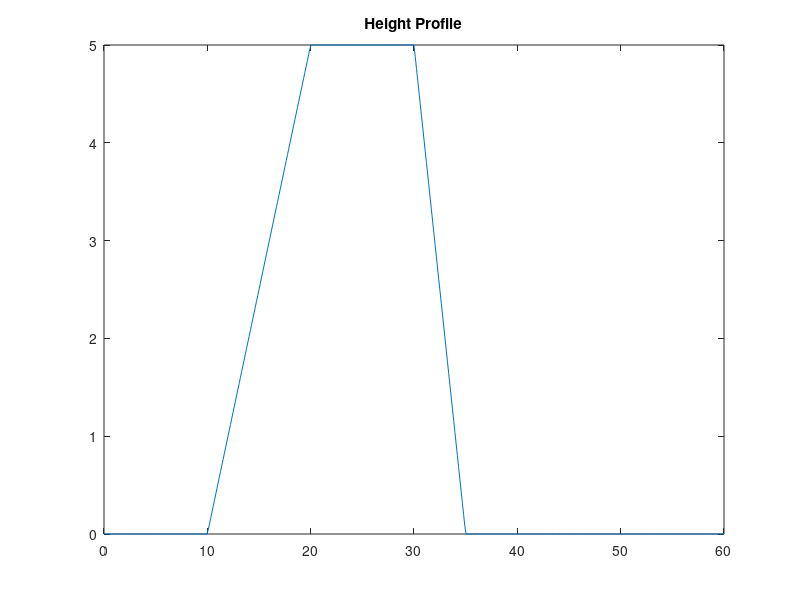
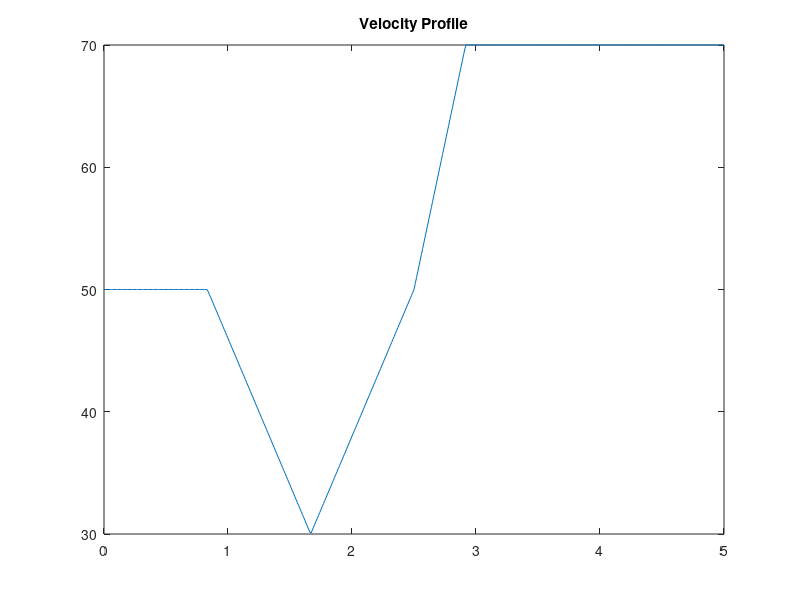

Reproduce these figures in MATLAB, in order. (Note: this script raises an error after producing the figures.)
%% Developing an Optimal Controller for Energy Minimization of an Electric Car
% *ME231A/EE220B Fall 2017 Final Project*
% 
% *_AUTHORS_* 
% 
% _Paaras Agrawal, Ehsan Arasteh, Thomas Chengattu, Chahal Neema, and Jared O'Leary_ 
% 
% Abstract-Designing energy-efficient optimal controllers for
% vehicle control is an essential step towards achieving a ubiquitous,
% environmentally-friendly autonomous transportation model.
% This study explores the design and implementation of optimal
% control strategies that minimize the energy used by an electric
% car traversing a pre-established roadway. The explored control
% strategies dictate the vehicle's output driving force as a function
% of its position on the chosen roadway through the minimization
% of a highly non-linear cost function that is representative of total
% energy use. The cost function is formulated subject to speed
% constraints (due to road speed limits), power limitations (due to
% physical limitations in the motor) and non-linear system dynamics
% that describe the vehicle's speed as a function of driving force
% and road position. The study investigates the efficacy of several
% control strategies based on Dynamic Programming (DP) and
% Model Predictive Control (MPC) approaches and compares the
% respective results. This study finally analyzes the feasibility and
% pragmatism of implementing the above control approaches in
% various real-world scenarios. A github repo of the code we used can be found 
% <https://github.com/tchengat/ControllerProject-DPvs.MPC here.> 
% A summary video has been recorded on 
% <https://youtu.be/1-oKZB9Uyjo youtube>
%% Purpose of Documentation
% The following documentation is used to highlight the MATLAB methods used
% for the Final Project Case study. The results and findings of the report
% are highlighted in a seperate report. Therefore the contents of this report 
% is to purely show the sequence of code used during our project. 
clear;clc;close all;
%% Intution For the Problem.
% When cars typically go up hills, they tend to slow down, as the force of
% gravity increasingly becomes a problem. The opposite happes as it rolls 
% down a hill. We started with this intuitive understanding and modeled 
% what our velocity profiles may look like when faced with height variations. 

dt = 0.01;
T_final = 5;
T0 = 0;
t = T0:dt:T_final;
X = linspace(0,60,numel(t));
Y = zeros(numel(t),1);
theta = size(numel(X),1); % Slope

for i=1:numel(X)
    if 0<=X(i) && X(i)<=10
        Y(i) = 0;
        theta(i) = 0;
        V(i) = 50;
    elseif 10<=X(i) && X(i)<=20
        Y(i) = 0.5*(X(i)-10);
        theta(i) = atan(0.5);
        V(i) = -2*(X(i)-10)+50;
    elseif 20<=X(i) && X(i)<=30
        Y(i) = 5;
        theta(i) = 0;
        V(i) = 2*(X(i)-20)+30;
    elseif 30<=X(i) && X(i)<=35
        Y(i) = -(X(i)-30)+5;
        theta(i) = atan(-1);
        V(i) = 4*(X(i)-30)+50;
    else
        Y(i) = 0;
        theta(i) = 0;
        V(i) = 70;
    end
end

L = 60; % Length of the road
V_mean = L/(T_final-T0);

figure (1)
plot(X,Y)
title('Height Profile')

figure (2)
plot(t,V)
title('Velocity Profile')
%%
% We developed our initial models based on this intuitive understanding. 
% Using dynamics equations, we proceeded to create the equations which
% would be used in our study. Much of these models were developed using the
% midterm examinations found in our class, and credit is soley due to our
% professor Francesco Borrelli.
%
% The following figure shows a free-body diagram that explains the major 
% forces acting on our vehicle. The vehicle is subject to some dissipative
% aerodynamic force Fair, rolling resistance Froll, resistance due to the
% horizontal component of gravity Fg-x and would be propelled forward by 
% the electric motor, providing a force, Fdrive.
% 
% <<pic1.png>> 
%
% In order to minimize the amount of energy consumed by our car as it 
% traverses across a roadway, we must minimize the Fdrive of the vehicle. 
% We defined a cost function as follows that reflects this desire to 
% minimize energy:
%% Creating a Representative Model for Route Planning
% The path was created using an online path creator
% 
% <include>newMap.m</include>
%
% Using this path, the profile for our function was created. 	
% 
% <include>gpxtoPandSlope.m</include>
% 
% <<pic2.png>> 
%
%% Developing a DP Controller Model
% The DP approach involves discretizing the state (i.e., speed, v), input
% (i.e., driving force Fdrive), and position spaces to generate a look-up 
% table that correlates the measured speed at a given position to the 
% optimal input. This approach should produce not only the best solution, 
% but rather all the solutions possible.
% 
% * *1. Define Parameters*
%

tic 
load NewAshbytoBerk
g = 9.8;                            % Gravitational acceleration in m/s^2
M = 2000;                           % Mass of car in kg
A = 200;                            % Rolling resistance coeffcient in N
B = 5.5;                            % Drivetrain losses in Ns/m
C = 0.39;                           % Aerodynamic drag coeffcient in N(s^2)/(m^2) 
umax = 880;                         % Max input force in N 
umin = -880;                        % Minimum input force (think of this as 'max' breaking, thus negative acceleration and subsequently force) in N; 
minspeed = 3;                       % Minimum velocity of car in m/s (~10 km/h); 
maxspeed = 30;                      % Maximum velocity of car in m/s (~100 km/h); 
R=0.4;                              % Radius of wheel in m
gr=6;                               % Gear ratio  
n=4;                                % Number of motors
delta_F= 1*gr/R*n;                  % Grid distance force
delta_v= 10*R/gr*2*(pi/60);         % Grid distance velocity
Fgrid= delta_F:delta_F:88*delta_F;
vgrid= delta_v:delta_v:1000*delta_v;
E_grid=load('Motor_data.mat'); 
E_grid = E_grid.Motor_data;
j = 2; 
 
for i=1:size(E_grid,2)-1
    if i == 1; 
    NewEGrid(:,i) = E_grid(:,i); 
    end
    if rem(i,10) == 0
    Store = E_grid(:,i); 
    NewEGrid(:,j)=Store; 
    j = j+1; 
    end 
end    
E_grid = NewEGrid; 
%}
%%%
% % Run the following when including with Efficiency
%E_grid = [flipud(E_grid);E_grid(88,:);E_grid];
%Fgrid = [fliplr(Fgrid),0,-Fgrid];
%%%
% 
% * *2. Grid states and inputs*
%

vpoints = 40;  
v_sampled = linspace(minspeed,maxspeed,vpoints); % Grid from minspeed to maxspeed
upoints = 30; 
u_sampled = linspace(umin,umax,upoints);         % Grid from minimum to max force
%}
%%%
% 
% * *3. Grid position*
%

track_length = profile(end,1);                  % in meters
dp = 10;                                        % Sampling in space
p_sampled = 0:dp:track_length;                  % Sampled train position
N_p = length(p_sampled);
%}
%%%
% 
% * *4. Create Arrays to save cost and inputs*
%

Jsave = cell(N_p,1); 
USave = cell(N_p,1); 
Jtogo = cell(N_p+1,1); 
Uopt = cell(N_p,1);
%}
%%%
% 
% * *5. Define anononymous functions*
%

computeVNext = @(v,u,p) v+dp/(v*M)*(-A-B*v-C*v^2-M*g*slope(p,profile)+u); 
efficiency = @(u,v) interpn(Fgrid,vgrid,E_grid,u,v); 
Jstage = @(u,v) (((u+abs(u))/2)+(abs(u)-u))*dp
Jtogo{end} = @(x) x*0;
%%%
% Run the following when including with Efficiency

% Jstage = @(u,v) (((u+abs(u))/2)+(abs(u)-u))*dp/efficiency(u,v);  
% Jstage = @(u,v) abs(u)*dp/efficiency(u,v);
% Jstage = @(u,v) u*dp/efficiency(abs(u),v);  
%}
%%%
% 
% * *6. Dynamic Programming*
% 

for pIndex = N_p:-1:1
    J = nan(vpoints,1); 
    UGR = nan(vpoints,1); 
    for i = 1:vpoints 
            vt = v_sampled(i) ;     
            Jbest = inf; 
            Ubest = nan;
        for j=u_sampled 
            ut = j; 
            vnext = computeVNext(vt,ut,pIndex); 
            if vnext<minspeed || vnext>maxspeed
                continue; 
            end 
                 
            Jt = Jstage(ut,vt)+Jtogo{pIndex+1}(vnext); 
            
            if isnan(Jt)
                continue; 
            end 
            if Jt < Jbest 
                Jbest = Jt; 
                Ubest = ut; 
            end 
        end 
        J(i) = Jbest; 
        UGR(i) = Ubest; 
    end
    Jsave{pIndex} = J; 
    USave{pIndex} = UGR; 
    Jtogo{pIndex} = @(v) interpn(v_sampled,J,v,'linear'); 
    UOpt{pIndex} = @(v) interpn(v_sampled,UGR,v,'linear'); 
end
save('NegSlope20BrakingSmallMotorAshtoBerk.mat')
%}
%% 
%%%
% 
% * *7. Plotting*
% 
load('NegSlope20BrakingSmallMotorAshtoBerk.mat')
V0=10;

VSim = zeros(1,N_p+1); 
VSim(:,1) = V0; 
USim = zeros(1,N_p); 
JSim = zeros(1,N_p); 
sl = zeros(1,N_p); 

for t = 1:N_p-1
    USim(:,t) = UOpt{t}(VSim(:,t)); 
    if any(isnan(USim(:,t)))
        disp('infeasible')
    break; 
    end 
    VSim(:,t+1) = computeVNext(VSim(:,t),USim(:,t),p_sampled(t)); 
    JSim(t) = Jstage(USim(:,t),VSim(:,t)); 
    sl(t)=slope(p_sampled(t),profile);
end 

figure (5)
subplot(3,1,1)
plot(p_sampled,VSim(1:end-1))
xlabel('Distance (m)')
ylabel('Speed (m/s)')
title('Velocity Trace')
hold on
subplot(3,1,2)
plot(p_sampled,USim); 
xlabel('Distance (m)')
ylabel('Drive Force (kN)')
title('Optimal Input')
hold on
subplot(3,1,3)
plot(p_sampled,sl)
xlabel('Distance (m)')
ylabel('Slope Change')
title('Road Grade') 
hold on
%%%
% Loading the Efficiency Data
load('NegSlope20BrakingSmallMotorAshtoBerkEff.mat')
V0=10;
VSim = zeros(1,N_p+1); 
VSim(:,1) = V0; 
USim = zeros(1,N_p); 
JSim = zeros(1,N_p); 
sl = zeros(1,N_p); 

for t = 1:N_p-1
    USim(:,t) = UOpt{t}(VSim(:,t)); 
    if any(isnan(USim(:,t)))
        disp('infeasible')
    break; 
    end 
    VSim(:,t+1) = computeVNext(VSim(:,t),USim(:,t),p_sampled(t)); 
    JSim(t) = Jstage(USim(:,t),VSim(:,t)); 
    sl(t)=slope(p_sampled(t),profile);
end 
JSum = sum(JSim);
subplot(3,1,1)
plot(p_sampled,VSim(1:end-1))
xlabel('Distance (m)')
ylabel('Speed (m/s)')
title('Velocity Trace')
legend ('Eff=1','Eff Included')
subplot(3,1,2)
plot(p_sampled,USim); 
xlabel('Distance (m)')
ylabel('Drive Force (kN)')
title('Optimal Input') 
subplot(3,1,3)
plot(p_sampled,sl)
xlabel('Distance (m)')
ylabel('Slope Change')
title('Road Grade') 
%toc;
fprintf('Elapsed time is 177.555808 seconds.')
hold off
%% Developing an MPC Controller Model
% The MPC approach first solves an optimal control problem over a chosen 
% prediction horizon given a measured speed at a position. The solution to
% this optimal control problem is a sequence of optimal inputs over the 
% prediction horizon. The first input in this sequence is then applied to
% the system and the new state of the system becomes the initial state for 
% the next optimal control problem. This pattern is then repeated over the
% entire length of the chosen roadway
%%%
% 
% * *1. Define Parameters*
%
% load NewAshbytoBerk.mat
% profile=[po,slo];
track_length=profile(end,1);
dp=10;
p_s=0:dp:track_length;
Mpc=numel(p_s); % MPC Horizon
N=3; % Batch Horizon  
v0=10;
vOpt(1)=v0;
objective=0;
g = 9.8; % gravitational acceleration in m/s^2
M = 2000; % mass of car in kg
A = 200; % rolling resistance coeffcient in N
B = 5.5; % drivetrain losses in Ns/m
C = 0.39; % aerodynamic drag coeffcient in N(s^2)/(m^2)
R=0.4; %radius of wheel in m
gr=6;  %gear ratio
n=4;   %number of motors
%%%
% 
% * *2. Efficiency Values*
%
E_grid=load('Motor_data.mat');
E_grid = E_grid.Motor_data;
delta_F= 1*gr/R*n; % grid distance force
delta_v= 1*R/gr*2*(pi/60); % grid distance velocity
Fgrid= delta_F:delta_F:88*delta_F;
vgrid= delta_v:delta_v:10000*delta_v;
%%%
% 
% * *3. Batch Approach Function*
%
% <include>car_batch.m</include>
% 
% * *4. MPC Controller*
%
for i=1:Mpc
    if i<Mpc-N
        p_sampled= p_s(i:i+N);
        [feas(i), vOpt_ol, uOpt_ol] = car_batch(N,v0,p_sampled,dp,vgrid,Fgrid,E_grid,profile);
        vOpt(i+1)=vOpt_ol(2);
        uOpt(i)=uOpt_ol(1);
        v0=vOpt(i+1);
        
        if feas > 0 
            break;
        end
    end
    if i==Mpc-N
        p_sampled=p_s(i:i+N)
        [feas(i), vOpt_ol, uOpt_ol] = car_batch(N,v0,p_sampled,dp,vgrid,Fgrid,E_grid,profile);
        vOpt(i+1:i+N)=vOpt_ol(2:end);
        uOpt(i:i+N-1)=uOpt_ol;
    end
       sl(i)=slope(p_s(i),profile); 
       if i<Mpc
            objective= objective + ((uOpt(i)+abs(uOpt(i)))/2+ (abs(uOpt(i))-uOpt(i)))*dp;
       end
    
end
%%%
% 
% * *5. Plotting*
%
subplot(3,1,1)
plot(p_s(1:Mpc),vOpt(1:Mpc))
legend ('Eff=1','Eff Included','Fmincon MPC')
ylabel('Speed (m/s)')
subplot(3,1,2)
ylabel('Force (N)')
plot(p_s(1:Mpc-1),uOpt(1:Mpc-1))
subplot(3,1,3)
ylabel('Slope')
plot(p_s(1:Mpc),sl(1:Mpc))
xlabel('Distance (m)')
%%
% The optimal input and state trajectories for the three scenarios outlined 
% above are shown in the top two graphs in Figure 4 below. The bottom graph 
% demonstrates the changes in slope as a function of position along the 
% chosen pathway. Scenario #1 (DP control approach that properly accounts 
% for efficiency) yields expected results, as the speed almost inversely 
% scales with slope, and the upper constraints on speed limits are easily 
% met. Scenarios #2-3 on the other hand (i.e., MPC and DP assuming $\eta$= 1)
% demonstrate that incorporating the powertrain efficiency function described 
% earlier significantly changes the optimal speed profile. As seen from Fig.
% 2, lower input torque and lower motor speeds yield lower efficiency values. 
% As a result, low speeds and low driving force do not necessarily imply 
% minimum cost because efficiency penalizes the cost if the driving force 
% and the speed are low. Physically, this means that going too slow may not 
% be the best way to save energy.
% 
% <<pic3.png>> 
%

%% Attribution
% Paaras Agrawal, Ehsan Arasteh, Thomas Chengattu, Chahal Neema, and Jared O'Leary 
%

% | 09/09/17 | Class # 39895  